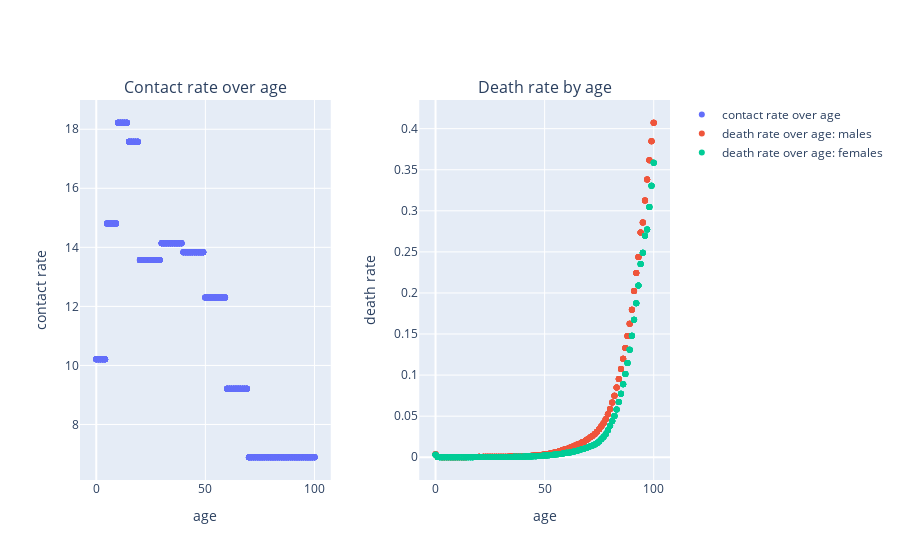

The code cell stored with this chart in its notebook:
### Markdown cell above
Our input data consits of the average contact rate per age group (Mossong et al. 2008) 
and the average mortality rate per age group (destatis). We furthermore leverage a third datafile which contains information of how many people life in a household per age group, which is at the moment not public available (Campusfile). 
To get a feeling for the input data we plot a few distributions below.

### Code cell
fig = go.Figure()
# Change the bar mode
fig = make_subplots(rows=1, cols=2, subplot_titles=("Contact rate over age", "Death rate by age")
                    ,horizontal_spacing=0.15)
fig.add_trace(go.Scatter(x=popi.age, y=popi.contacts_mean,
                    mode='markers', name='contact rate over age'),row=1,col=1)   
fig.add_trace(go.Scatter(x=popi.age, y=popi.loc[(popi.gender=='m'),:].deathrate,
                    mode='markers', name='death rate over age: males'),row=1,col=2)    
fig.add_trace(go.Scatter(x=popi.age, y=popi.loc[(popi.gender=='f'),:].deathrate,
                    mode='markers', name='death rate over age: females'),row=1,col=2) 

fig['layout']['xaxis1'].update(title='age')

fig['layout']['xaxis2'].update(title='age')


fig['layout']['yaxis1'].update(title='contact rate')

fig['layout']['yaxis2'].update(title='death rate')

fig.show()

### Figure 1 — Plotly figure (JSON) as saved in the notebook; plotly's stock layout.template omitted (floating-point values rounded to 4 significant figures; data arrays with more than 128 entries replaced by an {"elided": "..."} marker saying what was removed)
{"data": [{"mode": "markers", "name": "contact rate over age", "type": "scatter", "x": {"elided": "1414 int values"}, "xaxis": "x", "y": {"elided": "1414 float values"}, "yaxis": "y"}, {"mode": "markers", "name": "death rate over age: males", "type": "scatter", "x": {"elided": "1414 int values"}, "xaxis": "x2", "y": {"elided": "707 float values"}, "yaxis": "y2"}, {"mode": "markers", "name": "death rate over age: females", "type": "scatter", "x": {"elided": "1414 int values"}, "xaxis": "x2", "y": {"elided": "707 float values"}, "yaxis": "y2"}], "layout": {"annotations": [{"font": {"size": 16}, "showarrow": false, "text": "Contact rate over age", "x": 0.2125, "xanchor": "center", "xref": "paper", "y": 1, "yanchor": "bottom", "yref": "paper"}, {"font": {"size": 16}, "showarrow": false, "text": "Death rate by age", "x": 0.7875, "xanchor": "center", "xref": "paper", "y": 1, "yanchor": "bottom", "yref": "paper"}], "xaxis": {"anchor": "y", "domain": [0, 0.425], "title": {"text": "age"}}, "xaxis2": {"anchor": "y2", "domain": [0.575, 1], "title": {"text": "age"}}, "yaxis": {"anchor": "x", "domain": [0, 1], "title": {"text": "contact rate"}}, "yaxis2": {"anchor": "x2", "domain": [0, 1], "title": {"text": "death rate"}}}}
